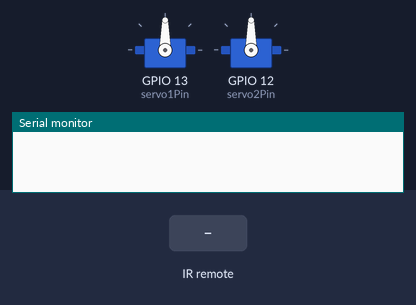
The sketch below on a simulated ESP8266 (NodeMCU). On the bench: 2 × servo, the last lines printed to the serial monitor. The inputs (shaded band) are chosen by the test bench.

Above: at 1.2 s.
1.3 s: infrared code 0xFFA25D received
At 2.1 s:
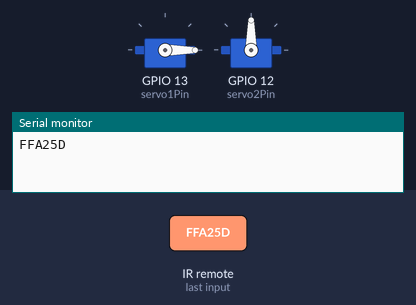
2.8 s: infrared code 0xFF629D received
At 3.3 s:
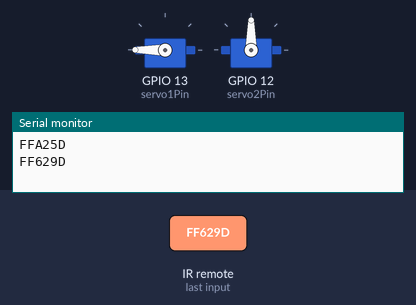
4.3 s: infrared code 0xFFE21D received
At 5.5 s:
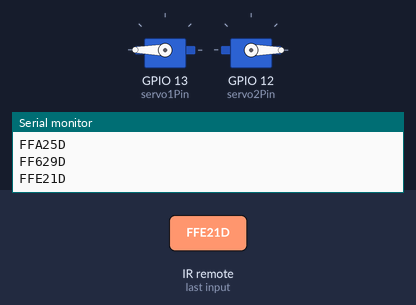
5.8 s: infrared code 0xFF22DD received
At 6.7 s:
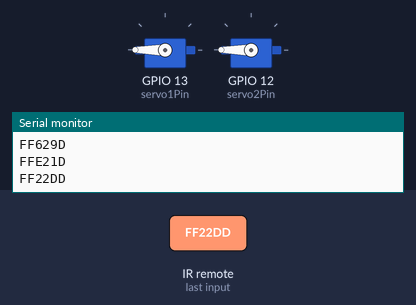
7.3 s: infrared code 0xFFA25D received
At 7.9 s:
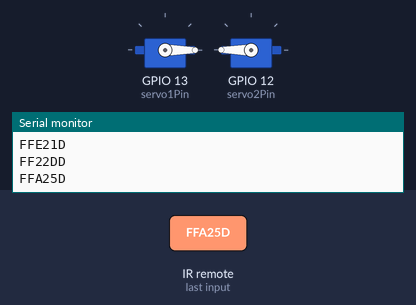
8.8 s: infrared code 0xFFE21D received
At 10.2 s:
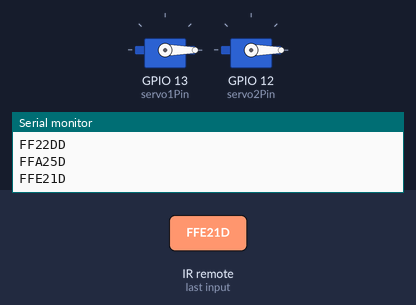
Timing chart, 0 to 11.3 s (numbered marks = the images above; inputs shaded):
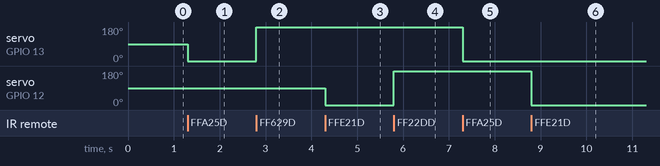

The sketch:

code.ino
```cpp
#include <IRremoteESP8266.h>
#include <IRrecv.h>
#include <IRutils.h>
#include <Servo.h>

const uint16_t RECV_PIN = 15;  // ESP32 pin for IR receiver
IRrecv irrecv(RECV_PIN);
decode_results results;

Servo servo1;
Servo servo2;

const int servo1Pin = 13; // Servo 1 pin
const int servo2Pin = 12; // Servo 2 pin

void setup() {
  Serial.begin(115200);
  irrecv.enableIRIn();  // Start the receiver
  servo1.attach(servo1Pin);
  servo2.attach(servo2Pin);
  servo1.write(90);  // Middle position
  servo2.write(90);  // Middle position
}

void loop() {
  if (irrecv.decode(&results)) {
    Serial.println(results.value, HEX); // Print IR code

    // Example: Change codes for your remote buttons
    switch(results.value) {
      case 0xFFA25D: // Button 1
        servo1.write(0);
        break;
      case 0xFF629D: // Button 2
        servo1.write(180);
        break;
      case 0xFFE21D: // Button 3
        servo2.write(0);
        break;
      case 0xFF22DD: // Button 4
        servo2.write(180);
        break;
    }

    irrecv.resume(); // Receive the next value
  }
}
```

Measured:
- after the input at 1.3 s, servo on GPIO 13 (servo1Pin): 90° → 0° at once
- after the input at 2.8 s, servo on GPIO 13 (servo1Pin): 0° → 180° at once
- after the input at 4.3 s, servo on GPIO 12 (servo2Pin): 90° → 0° at once
- after the input at 5.8 s, servo on GPIO 12 (servo2Pin): 0° → 180° at once
- after the input at 7.3 s, servo on GPIO 13 (servo1Pin): 180° → 0° at once
- after the input at 8.8 s, servo on GPIO 12 (servo2Pin): 180° → 0° at once
